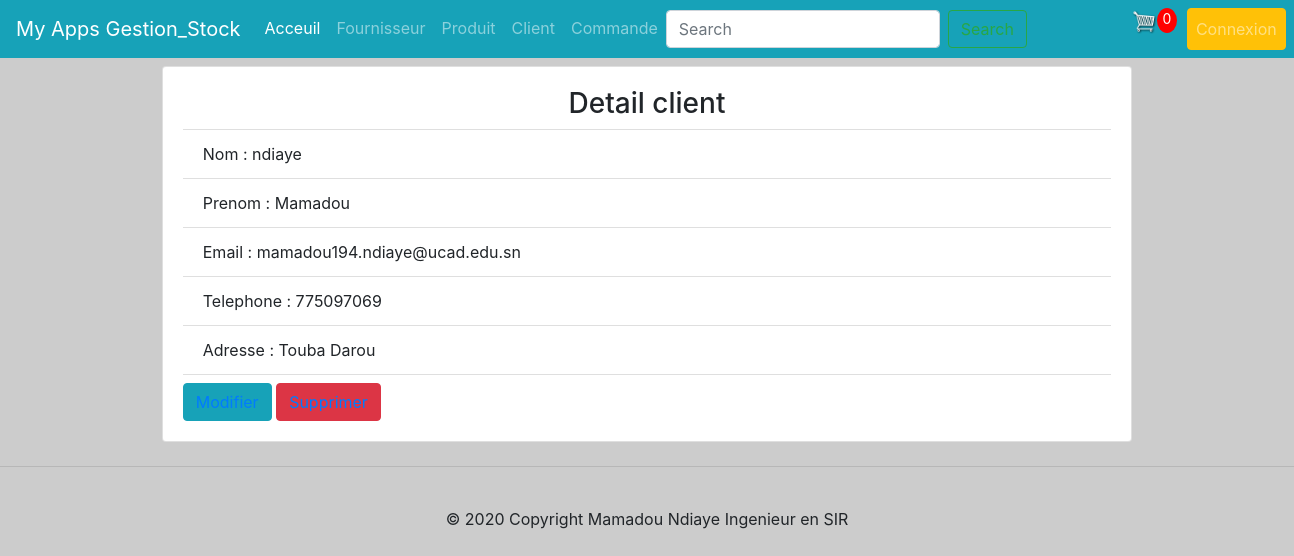
Screenshot of /client/1 with the database file from the repository.
### gestionCommande/models.py (models this page shows)
class Client(models.Model):
    nom = models.CharField(max_length=30)
    prenom = models.CharField(max_length=30)
    email = models.EmailField(max_length=30)
    telephone = models.CharField(max_length=15)
    adresse = models.CharField(max_length=30)

### gestionCommande/views.py (the view)
# urls.py: path("client/<int:id>",detail_clients,name='details_client'),
def detail_clients(request,id):
    client= get_object_or_404(Client,id=id)
    context = {"client":  client}
    print(context)
    print('voici le nom du client',client.nom)
    return render(request, "clients/client_detail.html",context)

### gestionCommande/templates/clients/client_detail.html
    {% extends  "base.html" %}
{% block contenu %}
 <div class="row mt-2">
     <div class="col-md-9 m-auto">
         <div class="row">
         <div class="card card-body ">
              <div class="panel-heading"><h3  class="text-center">Detail client</h3></div>
             <ul class="list-group list-group-flush">
              <li class="list-group-item">Nom : {{client.nom}}</li>
              <li class="list-group-item">Prenom : {{client.prenom}}</li>
              <li class="list-group-item">Email : {{client.email}}</li>
              <li class="list-group-item">Telephone : {{client.telephone}}</li>
              <li class="list-group-item">Adresse : {{client.adresse}}</li>
            </ul>
             <div class="mt-2">
                  <button class="btn btn-info"> <a  href=" {% url 'edit_client' client.id %}">Modifier</a></button>
                 <button class="btn btn-danger"> <a  href=" {% url 'delete_client' client.id %}">Supprimer</a></button>
             </div>
         </div>
         </div>
     </div>
 </div>
{% endblock%}

### gestionCommande/templates/base.html (style rules this page uses)
body { background-color : #ccc; }

### rows the page displays
Client: nom "ndiaye", prenom "Mamadou", email "mamadou194.ndiaye@ucad.edu.sn", telephone "775097069", adresse "Touba Darou"
